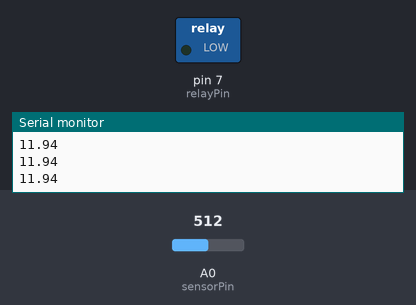
Simulated run of this sketch. Board: Arduino Uno, built with avr-gcc and run on an emulated ATmega328P. Shown: switched loads named in the sketch (green lamp = pin HIGH), the last lines printed to the serial monitor. Inputs (shaded band) come from the test bench; at power-on: A0 (sensorPin) = 512.

Above: at 1.2 s.
1.3 s: A0 (sensorPin) set to 677
3.4 s: A0 (sensorPin) set to 699
At 4.5 s:
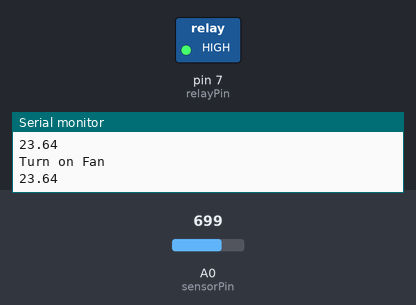
5.7 s: A0 (sensorPin) set to 511
At 8.0 s:
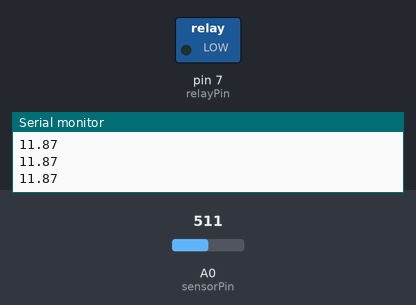
8.3 s: A0 (sensorPin) set to 716
At 10.6 s:
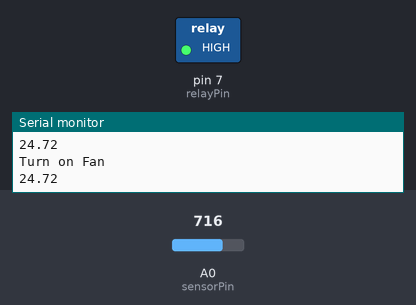
Timing chart, 0 to 11.6 s (numbered marks = the images above; inputs shaded):
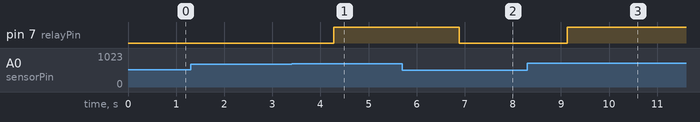

The sketch:

Arduino.ino
```cpp
#include <math.h>


int threshold = 23;
int sensorPin = A0;
int sensorValue = 0;
int relayPin = 7;
double tempInCelcius = 0;
double powerConsumptionValue = 0;
bool isOn = false;
double timer = 0;
double elapsed;


void setup() {
  Serial.begin(9600);
  pinMode(sensorPin, INPUT);
  pinMode(relayPin, OUTPUT);
}

void loop() {
  sensorValue =  analogRead(sensorPin);
  if(Serial.available() > 0){
  threshold = Serial.parseInt();
  }
  fan(sensorValue);
  tempInCelcius = thermistor(sensorValue);
  sensor();
  if(isOn == true){
     timer ++;
   }
   if(isOn == false){
     elapsed = timer;
     timer = 0;
   }
   powerConsumptionValue = powerConsumption(elapsed);

}

void sensor(){
  Serial.println(tempInCelcius);
  delay(sensorValue);
}

void fan(int sensorValue){
  if(tempInCelcius > threshold){
    Serial.println("Turn on Fan");
    digitalWrite(relayPin,HIGH);
    isOn = true;
  }

  else if(tempInCelcius < threshold+3){
    digitalWrite(relayPin,LOW);
    isOn = false;
  }

}

 double powerConsumption(double elapsed){
   if(elapsed != 0.0000000000000000){
   elapsed = elapsed/3600;
   powerConsumptionValue = (750*elapsed);
   //Serial.println(powerConsumptionValue);
   return powerConsumptionValue;
   }
 }

double thermistor(int sensorValue){
  double temp;

  temp= log(10000.0*((1441.0/sensorValue-1)));

  temp = 1/(0.001129148 + (0.000234125 +(0.0000000876741 *temp* temp))*temp);
  temp = temp - 273.15;
  return temp;
}
```

Measured:
- the behaviour switches between 688 and 689 on A0 (sensorPin) (found by bisection; images 0 and 1)
- after the input at 3.4 s, pin 7 (relayPin): LOW → HIGH after 0.87 s
- after the input at 5.7 s, pin 7 (relayPin): HIGH → LOW after 1.2 s
- after the input at 8.3 s, pin 7 (relayPin): LOW → HIGH after 0.84 s
